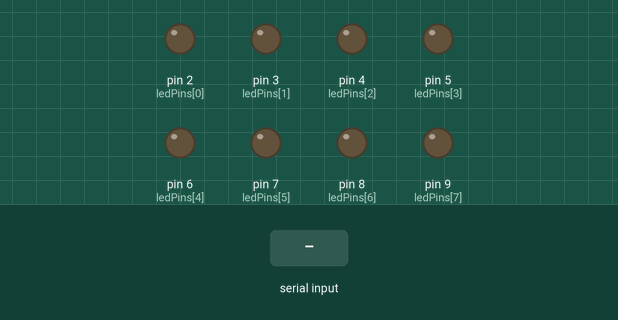
This sketch was run on a simulated Arduino Uno, built with avr-gcc and run on an emulated ATmega328P. Parts: output pins drawn as LEDs (lit = HIGH). The inputs (shaded band) are chosen by the test bench.

Above: at 1.2 s.
1.3 s: byte 30 received over Serial
At 1.63 s:
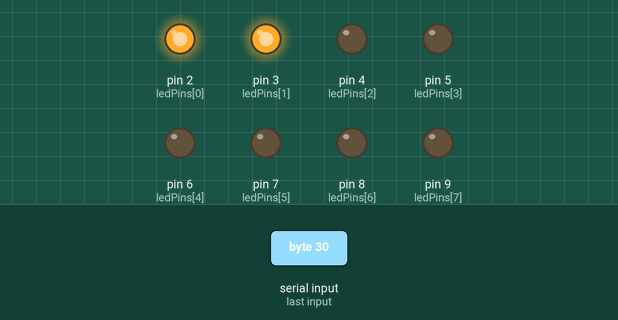
At 2.08 s:
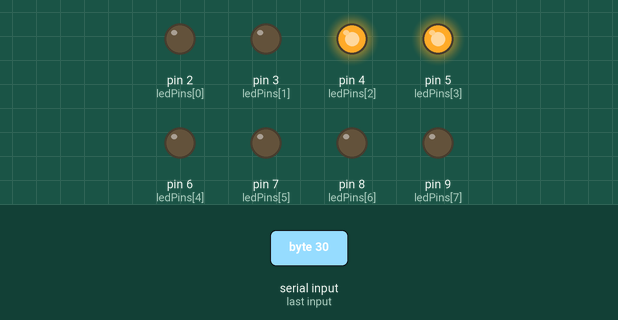
Timing chart, 0 to 10.3 s (numbered marks = the images above; inputs shaded):
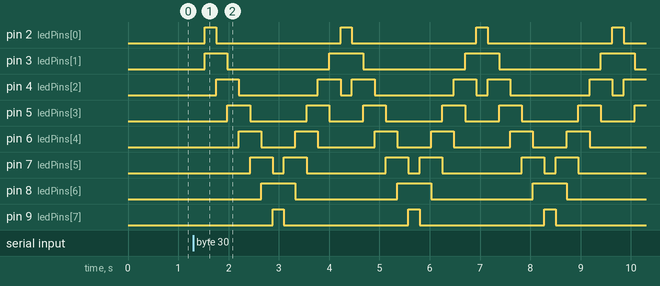

The sketch:

Knight_Rider.ino
```cpp
/**
* This program receive a value from PC (Processing app), and depends on the received
* value, speed up/down a LED animation. (KITT's (Knight Rider) sensor animation.)
* First upload the program to Arduino next start the Processing app.
* Author: Gábor Jánvári 02.2019.
*/


const int ledPins[] = {2,3,4,5,6,7,8,9}; //LED channels we use
const int minLED=1; //min. pieces of LED
const int maxLED=8; //max. pieces of LED

int inByte; //incoming serial byte
//the inicialization values are essential
int act=2; //actual lighting LED
int pre=3; //the previous lighting LED
boolean forward=false; //the animation direction
int intByte=100;

void setup() {
  Serial.begin(9600);
  while (!Serial) {;} //wait for serial port to connect. Needed for native USB port only
  for(int i = 0; i < 8; i++){
    pinMode(ledPins[i],OUTPUT); //we use this to set each LED pin to output
 }
}

void loop(){
  if ((Serial.available()>0) or (inByte>0)) // if get a valid byte or we do not get a new one, use the last one
  {
    if (Serial.available()) //
      inByte=Serial.read();  //get the incoming byte
    delay(255-inByte); // adjust the animation speed
    //LED anomation starts here
    pre=act; // previous LED=actual LED
    // actualizing the actual LED position
    if (forward)
    {
      if (act<maxLED-2) //before get the end of line
        act++;
      else //at the end of line change direction
      {
        forward=false;
      }
    }
    else
    {
      if (act>1) // before get the start of line
        act--;
      else // at the start of line
      {
        forward=true; // change direction
      }
    }
    // light on/off the LEDs
    if (forward)
    {
      digitalWrite(ledPins[pre],LOW);
      digitalWrite(ledPins[act],HIGH);
      digitalWrite(ledPins[pre-1],LOW);
      digitalWrite(ledPins[act+1],HIGH);
    }
    else
    {
      digitalWrite(ledPins[pre],LOW);
      digitalWrite(ledPins[act],HIGH);
      digitalWrite(ledPins[pre+1],LOW);
      digitalWrite(ledPins[act-1],HIGH);
    }
  }
}
```

Measured:
- after the input at 1.3 s, pin 2 (ledPins[0]): alternates HIGH for 0.23 s and LOW for 2.5 s, starting after 0.23 s; pin 3 (ledPins[1]): LOW → HIGH after 0.23 s, then repeats every 2.7 s: LOW 2.0 s, HIGH 0.68 s
